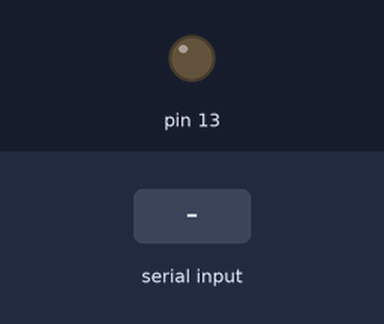
Bench run of a sketch on a simulated Arduino Uno, built with avr-gcc and run on an emulated ATmega328P. On the bench: output pins drawn as LEDs (lit = HIGH). The inputs (shaded band) are chosen by the test bench. What the sketch prints to the serial monitor is not drawn.

Above: at 1.2 s.
1.3 s: "1" received over Serial
At 1.6 s:
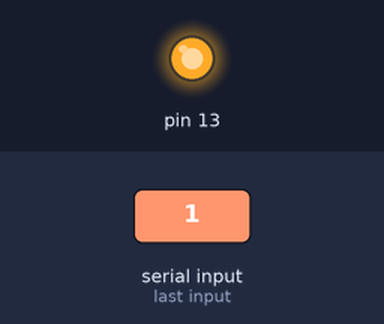
Timing chart, 0 to 5.8 s (numbered marks = the images above; inputs shaded):
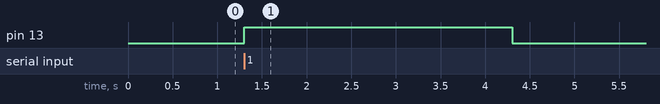

Measured:
- after the input at 1.3 s, pin 13: LOW → HIGH at once, → LOW 3.0 s later

The sketch:

tcc.ino
```cpp
int ByteReceived;

void setup(){

  pinMode(13, OUTPUT);
  Serial.begin(9600);

}

void loop(){

  if (Serial.available() > 0){

    ByteReceived = Serial.read();

    if(ByteReceived == '1'){ //car: go-to-elevator

      digitalWrite(13, HIGH);
      Serial.print("car;{moving:true}");
      Serial.write(255);


      //TODO the below code is for simulate the system, delete it after simulation phase
      delay(3000);
      Serial.print("sad;0.05");  //simulates that car/train arrived
      digitalWrite(13, LOW);
      Serial.write(255);

    }

    delay(100);

  }

}
```
